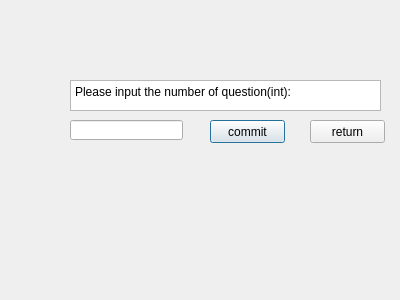
<?xml version="1.0" encoding="UTF-8"?>
<ui version="4.0">
 <class>engnum</class>
 <widget class="QDialog" name="engnum">
  <property name="geometry">
   <rect>
    <x>0</x>
    <y>0</y>
    <width>400</width>
    <height>300</height>
   </rect>
  </property>
  <property name="windowTitle">
   <string>Dialog</string>
  </property>
  <widget class="QLineEdit" name="lineEdit">
   <property name="geometry">
    <rect>
     <x>70</x>
     <y>120</y>
     <width>113</width>
     <height>20</height>
    </rect>
   </property>
  </widget>
  <widget class="QPushButton" name="pushButton">
   <property name="geometry">
    <rect>
     <x>210</x>
     <y>120</y>
     <width>75</width>
     <height>23</height>
    </rect>
   </property>
   <property name="text">
    <string>commit</string>
   </property>
  </widget>
  <widget class="QTextEdit" name="textEdit">
   <property name="geometry">
    <rect>
     <x>70</x>
     <y>80</y>
     <width>311</width>
     <height>31</height>
    </rect>
   </property>
   <property name="html">
    <string>&lt;!DOCTYPE HTML PUBLIC &quot;-//W3C//DTD HTML 4.0//EN&quot; &quot;http://www.w3.org/TR/REC-html40/strict.dtd&quot;&gt;
&lt;html&gt;&lt;head&gt;&lt;meta name=&quot;qrichtext&quot; content=&quot;1&quot; /&gt;&lt;style type=&quot;text/css&quot;&gt;
p, li { white-space: pre-wrap; }
&lt;/style&gt;&lt;/head&gt;&lt;body style=&quot; font-family:'SimSun'; font-size:9pt; font-weight:400; font-style:normal;&quot;&gt;
&lt;p style=&quot; margin-top:0px; margin-bottom:0px; margin-left:0px; margin-right:0px; -qt-block-indent:0; text-indent:0px;&quot;&gt;Please input the number of question(int):&lt;/p&gt;&lt;/body&gt;&lt;/html&gt;</string>
   </property>
  </widget>
  <widget class="QPushButton" name="pushButton_2">
   <property name="geometry">
    <rect>
     <x>310</x>
     <y>120</y>
     <width>75</width>
     <height>23</height>
    </rect>
   </property>
   <property name="text">
    <string>return</string>
   </property>
  </widget>
 </widget>
 <resources/>
 <connections/>
</ui>
